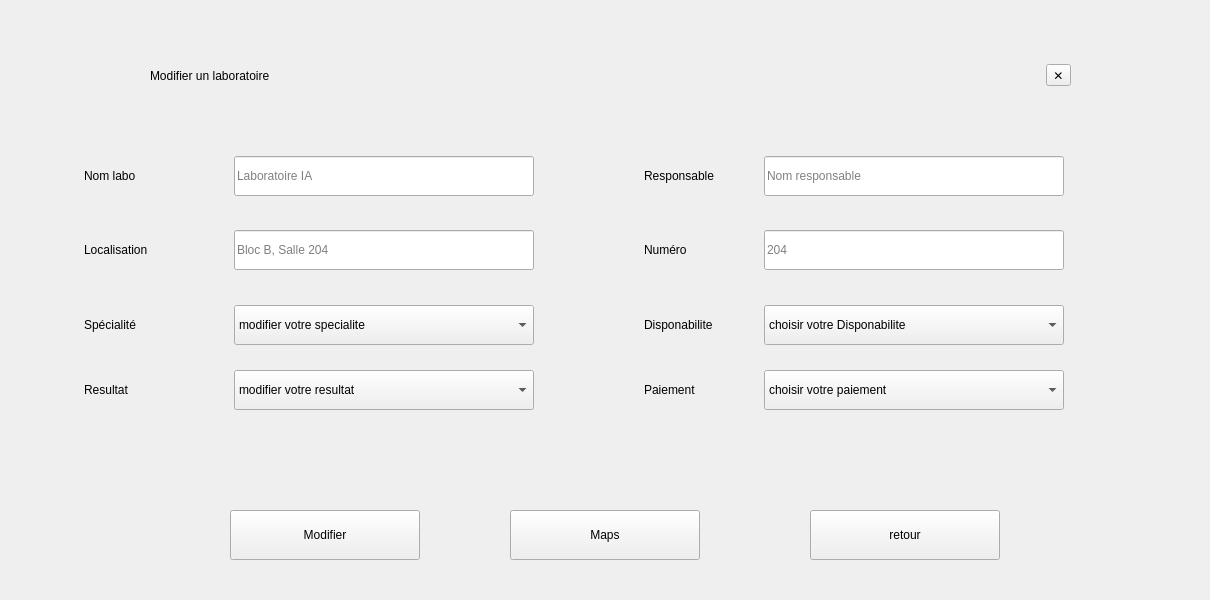
            <widget class="QWidget" name="modifierL">
             <widget class="QFrame" name="PopupLabsCard_4">
              <property name="geometry">
               <rect>
                <x>10</x>
                <y>10</y>
                <width>1191</width>
                <height>581</height>
               </rect>
              </property>
              <property name="minimumSize">
               <size>
                <width>760</width>
                <height>0</height>
               </size>
              </property>
              <property name="frameShape">
               <enum>QFrame::Shape::NoFrame</enum>
              </property>
              <widget class="QFrame" name="PopupLabsForm_5">
               <property name="geometry">
                <rect>
                 <x>74</x>
                 <y>120</y>
                 <width>1051</width>
                 <height>331</height>
                </rect>
               </property>
               <property name="frameShape">
                <enum>QFrame::Shape::NoFrame</enum>
               </property>
               <widget class="QLineEdit" name="LabLocation_5">
                <property name="geometry">
                 <rect>
                  <x>150</x>
                  <y>100</y>
                  <width>300</width>
                  <height>40</height>
                 </rect>
                </property>
                <property name="placeholderText">
                 <string>Bloc B, Salle 204</string>
                </property>
               </widget>
               <widget class="QLineEdit" name="LabResponsible_5">
                <property name="geometry">
                 <rect>
                  <x>680</x>
                  <y>26</y>
                  <width>300</width>
                  <height>40</height>
                 </rect>
                </property>
                <property name="placeholderText">
                 <string>Nom responsable</string>
                </property>
               </widget>
               <widget class="QComboBox" name="LabSpec_5">
                <property name="geometry">
                 <rect>
                  <x>150</x>
                  <y>175</y>
                  <width>300</width>
                  <height>40</height>
                 </rect>
                </property>
                <item>
                 <property name="text">
                  <string>modifier votre specialite</string>
                 </property>
                </item>
                <item>
                 <property name="text">
                  <string>interieur</string>
                 </property>
                </item>
                <item>
                 <property name="text">
                  <string>exterieur</string>
                 </property>
                </item>
               </widget>
               <widget class="QLabel" name="LblLabCap_5">
                <property name="geometry">
                 <rect>
                  <x>560</x>
                  <y>175</y>
                  <width>150</width>
                  <height>40</height>
                 </rect>
                </property>
                <property name="text">
                 <string>Disponabilite</string>
                </property>
               </widget>
               <widget class="QLabel" name="LblLabLoc_5">
                <property name="geometry">
                 <rect>
                  <x>0</x>
                  <y>100</y>
                  <width>150</width>
                  <height>40</height>
                 </rect>
                </property>
                <property name="text">
                 <string>Localisation</string>
                </property>
               </widget>
               <widget class="QLabel" name="LblLabName_5">
                <property name="geometry">
                 <rect>
                  <x>0</x>
                  <y>26</y>
                  <width>150</width>
                  <height>40</height>
                 </rect>
                </property>
                <property name="text">
                 <string>Nom labo</string>
                </property>
               </widget>
               <widget class="QLabel" name="LblLabNum_5">
                <property name="geometry">
                 <rect>
                  <x>560</x>
                  <y>100</y>
                  <width>150</width>
                  <height>40</height>
                 </rect>
                </property>
                <property name="text">
                 <string>Numéro</string>
                </property>
               </widget>
               <widget class="QLineEdit" name="LabName_5">
                <property name="geometry">
                 <rect>
                  <x>150</x>
                  <y>26</y>
                  <width>300</width>
                  <height>40</height>
                 </rect>
                </property>
                <property name="placeholderText">
                 <string>Laboratoire IA</string>
                </property>
               </widget>
               <widget class="QLineEdit" name="LabNumber_5">
                <property name="geometry">
                 <rect>
                  <x>680</x>
                  <y>100</y>
                  <width>300</width>
                  <height>40</height>
                 </rect>
                </property>
                <property name="placeholderText">
                 <string>204</string>
                </property>
               </widget>
               <widget class="QLabel" name="LblLabResp_5">
                <property name="geometry">
                 <rect>
                  <x>560</x>
                  <y>26</y>
                  <width>150</width>
                  <height>40</height>
                 </rect>
                </property>
                <property name="text">
                 <string>Responsable</string>
                </property>
               </widget>
               <widget class="QLabel" name="LblLabSpec_5">
                <property name="geometry">
                 <rect>
                  <x>0</x>
                  <y>175</y>
                  <width>150</width>
                  <height>40</height>
                 </rect>
                </property>
                <property name="text">
                 <string>Spécialité</string>
                </property>
               </widget>
               <widget class="QComboBox" name="LabCap_5">
                <property name="geometry">
                 <rect>
                  <x>680</x>
                  <y>175</y>
                  <width>300</width>
                  <height>40</height>
                 </rect>
                </property>
                <item>
                 <property name="text">
                  <string>choisir votre Disponabilite</string>
                 </property>
                </item>
                <item>
                 <property name="text">
                  <string>Disponible</string>
                 </property>
                </item>
                <item>
                 <property name="text">
                  <string>Occupe</string>
                 </property>
                </item>
               </widget>
               <widget class="QLabel" name="LblLabSpec_14">
                <property name="geometry">
                 <rect>
                  <x>0</x>
                  <y>240</y>
                  <width>150</width>
                  <height>40</height>
                 </rect>
                </property>
                <property name="text">
                 <string>Resultat</string>
                </property>
               </widget>
               <widget class="QLabel" name="LblLabSpec_15">
                <property name="geometry">
                 <rect>
                  <x>560</x>
                  <y>240</y>
                  <width>150</width>
                  <height>40</height>
                 </rect>
                </property>
                <property name="text">
                 <string>Paiement</string>
                </property>
               </widget>
               <widget class="QComboBox" name="LabCap_6">
                <property name="geometry">
                 <rect>
                  <x>680</x>
                  <y>240</y>
                  <width>300</width>
                  <height>40</height>
                 </rect>
                </property>
                <item>
                 <property name="text">
                  <string>choisir votre paiement</string>
                 </property>
                </item>
                <item>
                 <property name="text">
                  <string>payer</string>
                 </property>
                </item>
                <item>
                 <property name="text">
                  <string>non payer</string>
                 </property>
                </item>
               </widget>
               <widget class="QComboBox" name="LabSpec_6">
                <property name="geometry">
                 <rect>
                  <x>150</x>
                  <y>240</y>
                  <width>300</width>
                  <height>40</height>
                 </rect>
                </property>
                <item>
                 <property name="text">
                  <string>modifier votre resultat</string>
                 </property>
                </item>
                <item>
                 <property name="text">
                  <string>prét</string>
                 </property>
                </item>
                <item>
                 <property name="text">
                  <string>En attente</string>
                 </property>
                </item>
                <item>
                 <property name="text">
                  <string>En exécution</string>
                 </property>
                </item>
               </widget>
               <widget class="QPushButton" name="BtnPopupResetLabs_5">
                <property name="enabled">
                 <bool>true</bool>
                </property>
                <property name="geometry">
                 <rect>
                  <x>-500</x>
                  <y>350</y>
                  <width>190</width>
                  <height>50</height>
                 </rect>
                </property>
                <property name="text">
                 <string>Retour</string>
                </property>
                <property name="property" stdset="0">
                 <string>ghost</string>
                </property>
               </widget>
              </widget>
              <widget class="QWidget" name="layoutWidget">
               <property name="geometry">
                <rect>
                 <x>140</x>
                 <y>30</y>
                 <width>921</width>
                 <height>71</height>
                </rect>
               </property>
               <layout class="QHBoxLayout" name="popupLabsHeader_5">
                <item>
                 <widget class="QLabel" name="PopupTitleLabs_5">
                  <property name="text">
                   <string>Modifier un laboratoire</string>
                  </property>
                 </widget>
                </item>
                <item>
                 <spacer name="popupLabsHeaderSpacer_5">
                  <property name="orientation">
                   <enum>Qt::Orientation::Horizontal</enum>
                  </property>
                  <property name="sizeHint" stdset="0">
                   <size>
                    <width>40</width>
                    <height>20</height>
                   </size>
                  </property>
                 </spacer>
                </item>
                <item>
                 <widget class="QToolButton" name="BtnPopupCancelLabs_5">
                  <property name="toolTip">
                   <string>Fermer</string>
                  </property>
                  <property name="text">
                   <string>✕</string>
                  </property>
                 </widget>
                </item>
               </layout>
              </widget>
              <widget class="QPushButton" name="BtnPopupSaveLabs_5">
               <property name="geometry">
                <rect>
                 <x>220</x>
                 <y>500</y>
                 <width>190</width>
                 <height>50</height>
                </rect>
               </property>
               <property name="text">
                <string>Modifier</string>
               </property>
               <property name="property" stdset="0">
                <string>primary</string>
               </property>
              </widget>
              <widget class="QPushButton" name="btnAjouterPub_4">
               <property name="geometry">
                <rect>
                 <x>500</x>
                 <y>500</y>
                 <width>190</width>
                 <height>50</height>
                </rect>
               </property>
               <property name="text">
                <string>Maps</string>
               </property>
              </widget>
              <widget class="QPushButton" name="retour_stat_9">
               <property name="geometry">
                <rect>
                 <x>800</x>
                 <y>500</y>
                 <width>190</width>
                 <height>50</height>
                </rect>
               </property>
               <property name="text">
                <string>retour</string>
               </property>
              </widget>
             </widget>
            </widget>
